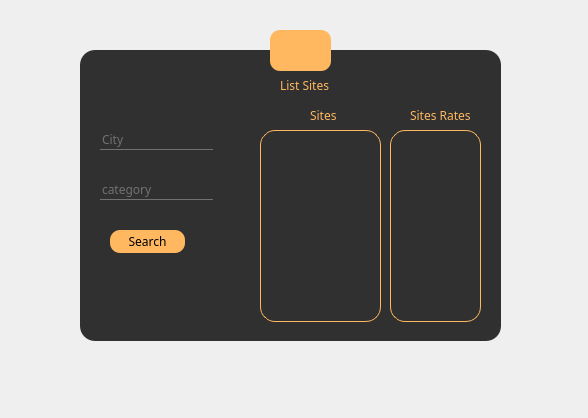
<?xml version="1.0" encoding="UTF-8"?>
<ui version="4.0">
 <class>Dialog</class>
 <widget class="QDialog" name="Dialog">
  <property name="geometry">
   <rect>
    <x>0</x>
    <y>0</y>
    <width>588</width>
    <height>418</height>
   </rect>
  </property>
  <property name="windowTitle">
   <string>Dialog</string>
  </property>
  <property name="styleSheet">
   <string notr="true">*{
	font-family:century gothic;
	font-size:12px;
}

QFrame
{
	background:rgba(0,0,0,0.8);
	border-radius:15px;
}
QDialog{
	background-image: url(:/pref0/images/InterfaceChoisie.jpeg);
}
QPushButton
{
background: #ffb860;
border-radius:30px;
}
QToolButton
{
background: #ffb860;
border-radius:15px;
}
QLabel
{
	color:#ffb860;
	background:transparent;
}

QPushButton
{
color:black;
border-radius:10px;
}
QPushButton:hover
{
color:#333;
border-radius:15px;
background:#49ebff;
}
QLineEdit
{
background:transparent;
border:none;
color:#717072;
border-bottom:1px solid #717072;
}
QListView{
	
show-decoration-selected: 1;
border-bottom:1px solid #ffb860;
border-left: 1px solid #ffb860;
border-right:1px solid #ffb860;
border-top:1px solid #ffb860;
background-color:#ffb860;
background: transparent;
}
QToolButton
{
background: #ffb860;
border-radius:10px;
}</string>
  </property>
  <widget class="QFrame" name="frame">
   <property name="geometry">
    <rect>
     <x>80</x>
     <y>50</y>
     <width>421</width>
     <height>291</height>
    </rect>
   </property>
   <property name="frameShape">
    <enum>QFrame::StyledPanel</enum>
   </property>
   <property name="frameShadow">
    <enum>QFrame::Raised</enum>
   </property>
   <widget class="QLabel" name="label">
    <property name="geometry">
     <rect>
      <x>200</x>
      <y>20</y>
      <width>51</width>
      <height>31</height>
     </rect>
    </property>
    <property name="text">
     <string>List Sites</string>
    </property>
    <property name="textFormat">
     <enum>Qt::AutoText</enum>
    </property>
   </widget>
   <widget class="QLineEdit" name="lineEdit">
    <property name="geometry">
     <rect>
      <x>20</x>
      <y>80</y>
      <width>113</width>
      <height>20</height>
     </rect>
    </property>
    <property name="text">
     <string>City</string>
    </property>
   </widget>
   <widget class="QLineEdit" name="lineEdit_2">
    <property name="geometry">
     <rect>
      <x>20</x>
      <y>130</y>
      <width>113</width>
      <height>20</height>
     </rect>
    </property>
    <property name="text">
     <string>category</string>
    </property>
   </widget>
   <widget class="QPushButton" name="pushButton">
    <property name="geometry">
     <rect>
      <x>30</x>
      <y>180</y>
      <width>75</width>
      <height>23</height>
     </rect>
    </property>
    <property name="text">
     <string>Search</string>
    </property>
   </widget>
   <widget class="QListView" name="listView">
    <property name="geometry">
     <rect>
      <x>180</x>
      <y>80</y>
      <width>121</width>
      <height>192</height>
     </rect>
    </property>
   </widget>
   <widget class="QLabel" name="label_2">
    <property name="geometry">
     <rect>
      <x>230</x>
      <y>50</y>
      <width>31</width>
      <height>31</height>
     </rect>
    </property>
    <property name="text">
     <string>Sites</string>
    </property>
   </widget>
   <widget class="QListView" name="listView_2">
    <property name="geometry">
     <rect>
      <x>310</x>
      <y>80</y>
      <width>91</width>
      <height>192</height>
     </rect>
    </property>
   </widget>
   <widget class="QLabel" name="label_3">
    <property name="geometry">
     <rect>
      <x>330</x>
      <y>50</y>
      <width>61</width>
      <height>31</height>
     </rect>
    </property>
    <property name="text">
     <string>Sites Rates</string>
    </property>
   </widget>
  </widget>
  <widget class="QToolButton" name="toolButton">
   <property name="geometry">
    <rect>
     <x>270</x>
     <y>30</y>
     <width>61</width>
     <height>41</height>
    </rect>
   </property>
   <property name="text">
    <string/>
   </property>
   <property name="icon">
    <iconset resource="images1.qrc">
     <normaloff>:/pref1/images/icon5.jpeg</normaloff>:/pref1/images/icon5.jpeg</iconset>
   </property>
   <property name="iconSize">
    <size>
     <width>64</width>
     <height>30</height>
    </size>
   </property>
  </widget>
 </widget>
 <resources>
  <include location="images1.qrc"/>
 </resources>
 <connections/>
</ui>
